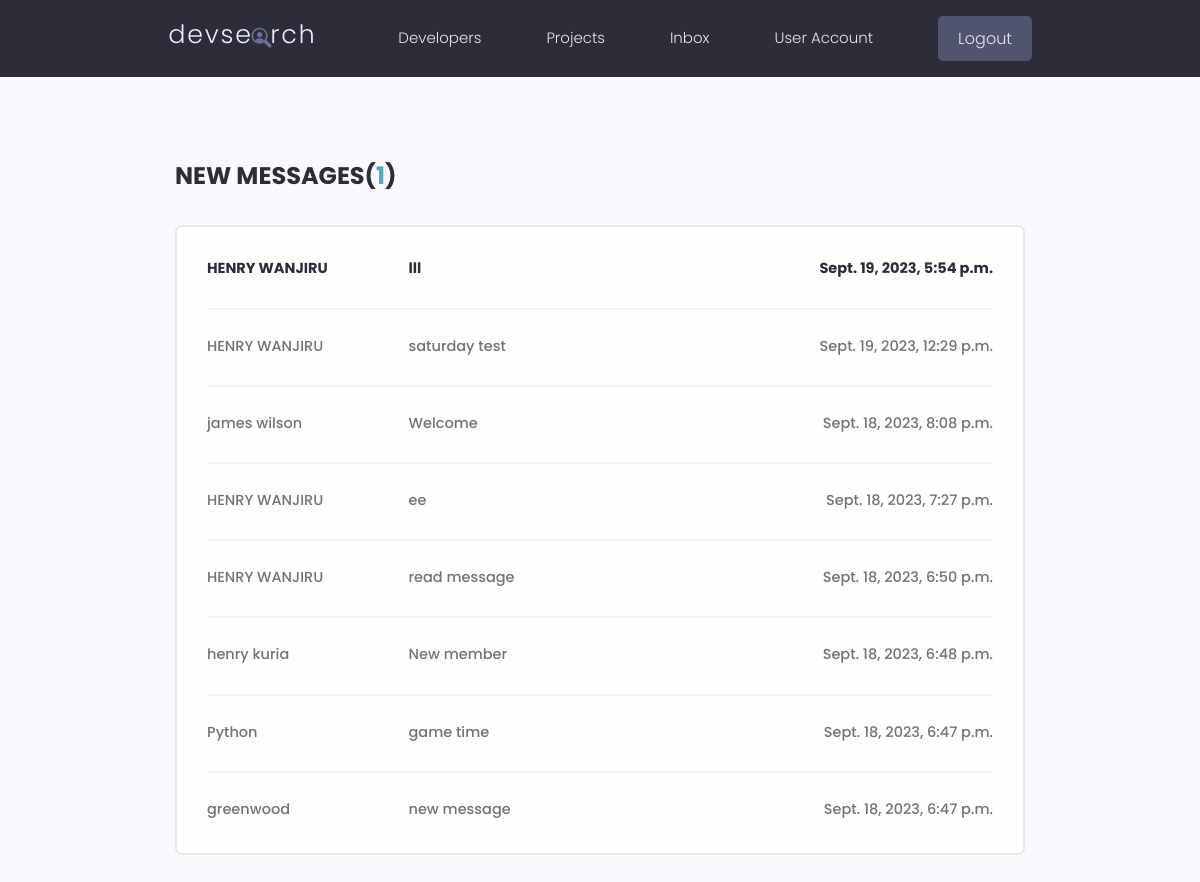
Page /inbox/ (signed in) on the earlier database version.
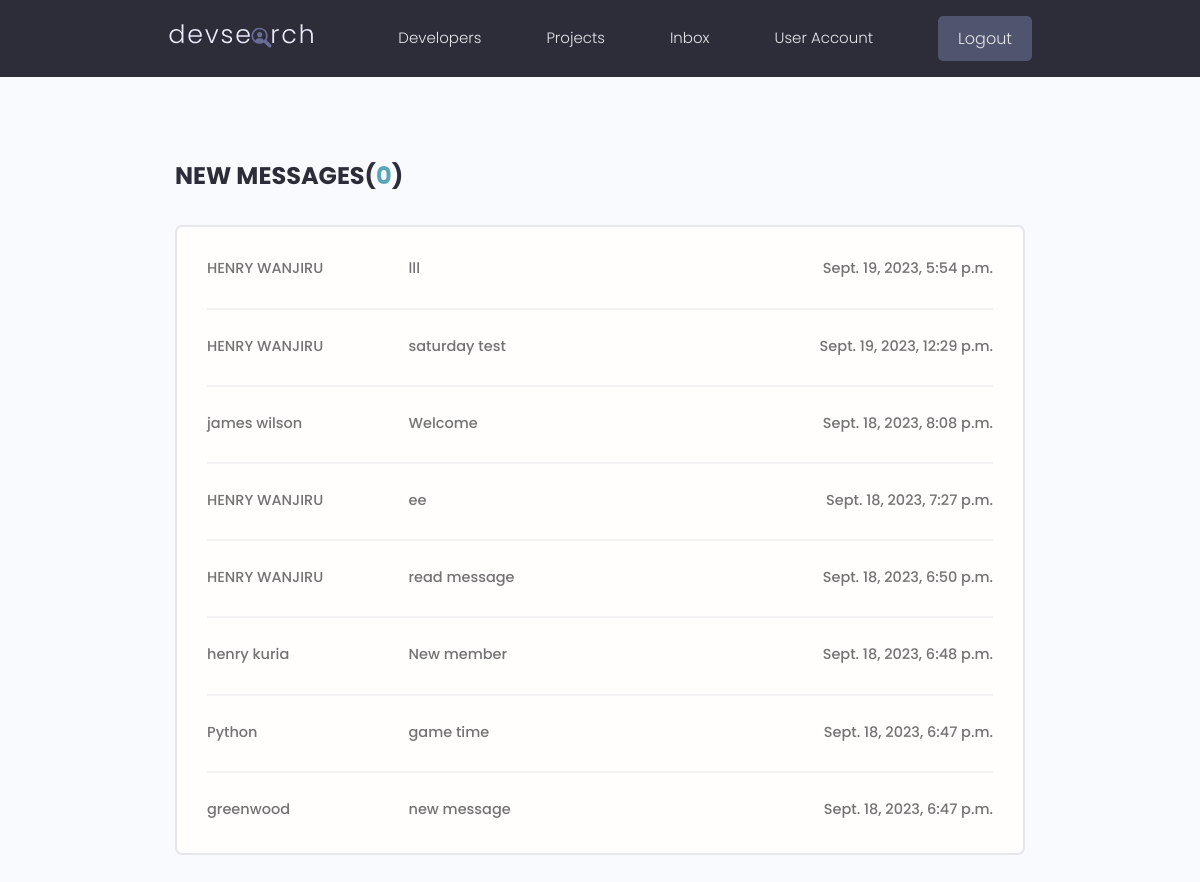
Same page on the later database version.
### users/models.py (models this page shows, shortened)
class Message(models.Model):
    sender = models.ForeignKey(Profile, on_delete=models.SET_NULL,null=True,blank=True)
    recipient = models.ForeignKey(Profile, on_delete=models.SET_NULL,null=True,blank=True, related_name='messages')
    name = models.CharField(max_length=200, null=True, blank=False)
    email = models.EmailField(max_length=200, null=True, blank=False)
    subject = models.CharField(max_length=200, null=True, blank=False)
    body = models.TextField()
    is_read = models.BooleanField(default=False, null=True)
    created =models.DateTimeField(auto_now_add=True)
    id = models.UUIDField(default=uuid.uuid4, unique=True,editable=False,
                            primary_key=True)
    class Meta:
        ordering = ['is_read', '-created']

### users/views.py (the view)
# urls.py: path('inbox/', views.inbox, name='inbox'),
@login_required(login_url="login")
def inbox(request):
    profile = request.user.profile
    messageRequests = profile.messages.all()
    unreadCount = profile.messages.filter(is_read=False).count()
    context = {'messageRequests':messageRequests,'unreadCount':unreadCount }
    return render(request, 'users/inbox.html', context)

### users/templates/users/inbox.html
{% include 'main.html' %}
  {% block content %}
  <main class="inbox my-xl">
    <div class="content-box">
      <h3 class="inbox__title">New Messages(<span>{{unreadCount}}</span>)</h3>
      <ul class="messages">
        {% for message in messageRequests %}
          {% if message.is_read == False %}
          <li class="message message--unread">
            {% else %}
            <li class="message message">
          {% endif %}
          <a href="{% url 'message' message.id %}">
            <span class="message__author">{{message.name}}</span>
            <span class="message__subject">{{message.subject}}</span>
            <span class="message__date">{{message.created}}</span>
          </a>
        </li>
      {% endfor %}
      </ul>
    </div>
  </main>
  {% endblock content %}

Differences in the rows shown:
changed Message "lll": is_read False → True (drawn)
Other differences:
{{ unreadCount }}: "1" → "0"
